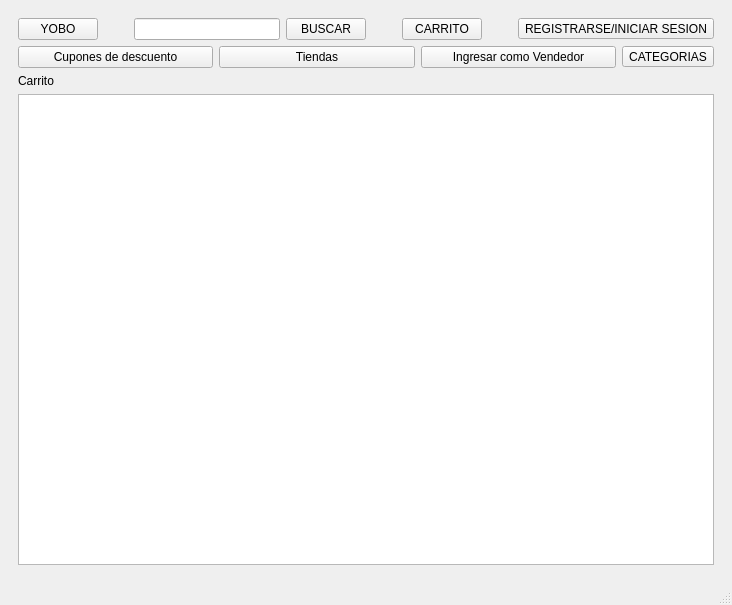
<?xml version="1.0" encoding="UTF-8"?>
<ui version="4.0">
 <class>MainWindow</class>
 <widget class="QMainWindow" name="MainWindow">
  <property name="geometry">
   <rect>
    <x>0</x>
    <y>0</y>
    <width>732</width>
    <height>605</height>
   </rect>
  </property>
  <property name="windowTitle">
   <string>MainWindow</string>
  </property>
  <widget class="QWidget" name="centralwidget">
   <layout class="QVBoxLayout" name="verticalLayout_9">
    <item>
     <widget class="QStackedWidget" name="stackedWidget">
      <property name="currentIndex">
       <number>1</number>
      </property>
      <widget class="QWidget" name="pagePRINCIPAL">
       <layout class="QVBoxLayout" name="verticalLayout_8">
        <item>
         <layout class="QHBoxLayout" name="horizontalLayout">
          <item>
           <widget class="QPushButton" name="pushButtonYOBO">
            <property name="text">
             <string>YOBO</string>
            </property>
           </widget>
          </item>
          <item>
           <spacer name="horizontalSpacer_24">
            <property name="orientation">
             <enum>Qt::Horizontal</enum>
            </property>
            <property name="sizeType">
             <enum>QSizePolicy::Minimum</enum>
            </property>
            <property name="sizeHint" stdset="0">
             <size>
              <width>30</width>
              <height>20</height>
             </size>
            </property>
           </spacer>
          </item>
          <item>
           <widget class="QLineEdit" name="lineEditBUSCADOR"/>
          </item>
          <item>
           <widget class="QPushButton" name="pushButtonBUSCAR">
            <property name="text">
             <string>BUSCAR</string>
            </property>
           </widget>
          </item>
          <item>
           <spacer name="horizontalSpacer_23">
            <property name="orientation">
             <enum>Qt::Horizontal</enum>
            </property>
            <property name="sizeType">
             <enum>QSizePolicy::Minimum</enum>
            </property>
            <property name="sizeHint" stdset="0">
             <size>
              <width>30</width>
              <height>20</height>
             </size>
            </property>
           </spacer>
          </item>
          <item>
           <widget class="QPushButton" name="pushButtonCARRITO">
            <property name="text">
             <string>CARRITO</string>
            </property>
           </widget>
          </item>
          <item>
           <spacer name="horizontalSpacer_21">
            <property name="orientation">
             <enum>Qt::Horizontal</enum>
            </property>
            <property name="sizeType">
             <enum>QSizePolicy::Minimum</enum>
            </property>
            <property name="sizeHint" stdset="0">
             <size>
              <width>30</width>
              <height>13</height>
             </size>
            </property>
           </spacer>
          </item>
          <item>
           <widget class="QToolButton" name="toolButtonREGISTRAR">
            <property name="text">
             <string>REGISTRARSE/INICIAR SESION</string>
            </property>
           </widget>
          </item>
         </layout>
        </item>
        <item>
         <layout class="QHBoxLayout" name="horizontalLayout_10">
          <item>
           <widget class="QPushButton" name="pushButton_3">
            <property name="text">
             <string>Cupones de descuento</string>
            </property>
           </widget>
          </item>
          <item>
           <widget class="QPushButton" name="pushButton_2">
            <property name="text">
             <string>Tiendas</string>
            </property>
           </widget>
          </item>
          <item>
           <widget class="QPushButton" name="pushButton">
            <property name="text">
             <string>Ingresar como Vendedor</string>
            </property>
           </widget>
          </item>
          <item>
           <widget class="QToolButton" name="toolButtonCATEGORIAS">
            <property name="text">
             <string>CATEGORIAS</string>
            </property>
           </widget>
          </item>
         </layout>
        </item>
        <item>
         <layout class="QGridLayout" name="gridLayout"/>
        </item>
        <item>
         <widget class="QListView" name="listView"/>
        </item>
       </layout>
      </widget>
      <widget class="QWidget" name="pageCARRITO">
       <layout class="QVBoxLayout" name="verticalLayout_10">
        <item>
         <layout class="QHBoxLayout" name="horizontalLayout_7">
          <item>
           <widget class="QPushButton" name="pushButtonYOBO_2">
            <property name="text">
             <string>YOBO</string>
            </property>
           </widget>
          </item>
          <item>
           <spacer name="horizontalSpacer_25">
            <property name="orientation">
             <enum>Qt::Horizontal</enum>
            </property>
            <property name="sizeType">
             <enum>QSizePolicy::Minimum</enum>
            </property>
            <property name="sizeHint" stdset="0">
             <size>
              <width>30</width>
              <height>20</height>
             </size>
            </property>
           </spacer>
          </item>
          <item>
           <widget class="QLineEdit" name="lineEditBUSCADOR_2"/>
          </item>
          <item>
           <widget class="QPushButton" name="pushButtonBUSCAR_2">
            <property name="text">
             <string>BUSCAR</string>
            </property>
           </widget>
          </item>
          <item>
           <spacer name="horizontalSpacer_26">
            <property name="orientation">
             <enum>Qt::Horizontal</enum>
            </property>
            <property name="sizeType">
             <enum>QSizePolicy::Minimum</enum>
            </property>
            <property name="sizeHint" stdset="0">
             <size>
              <width>30</width>
              <height>20</height>
             </size>
            </property>
           </spacer>
          </item>
          <item>
           <widget class="QPushButton" name="pushButtonCARRITO_2">
            <property name="text">
             <string>CARRITO</string>
            </property>
           </widget>
          </item>
          <item>
           <spacer name="horizontalSpacer_22">
            <property name="orientation">
             <enum>Qt::Horizontal</enum>
            </property>
            <property name="sizeType">
             <enum>QSizePolicy::Minimum</enum>
            </property>
            <property name="sizeHint" stdset="0">
             <size>
              <width>30</width>
              <height>13</height>
             </size>
            </property>
           </spacer>
          </item>
          <item>
           <widget class="QToolButton" name="toolButtonREGISTRAR_Duplicado">
            <property name="text">
             <string>REGISTRARSE/INICIAR SESION</string>
            </property>
           </widget>
          </item>
         </layout>
        </item>
        <item>
         <layout class="QHBoxLayout" name="horizontalLayout_12">
          <item>
           <widget class="QPushButton" name="pushButton_4">
            <property name="text">
             <string>Cupones de descuento</string>
            </property>
           </widget>
          </item>
          <item>
           <widget class="QPushButton" name="pushButton_5">
            <property name="text">
             <string>Tiendas</string>
            </property>
           </widget>
          </item>
          <item>
           <widget class="QPushButton" name="pushButton_6">
            <property name="text">
             <string>Ingresar como Vendedor</string>
            </property>
           </widget>
          </item>
          <item>
           <widget class="QToolButton" name="toolButtonCATEGORIAS_Duplicado">
            <property name="text">
             <string>CATEGORIAS</string>
            </property>
           </widget>
          </item>
         </layout>
        </item>
        <item>
         <widget class="QLabel" name="labelCARRITO">
          <property name="text">
           <string>Carrito</string>
          </property>
         </widget>
        </item>
        <item>
         <widget class="QListView" name="listView_2"/>
        </item>
       </layout>
      </widget>
      <widget class="QWidget" name="pageLOGIN">
       <widget class="QPushButton" name="pushButtonYOBO_3">
        <property name="geometry">
         <rect>
          <x>280</x>
          <y>190</y>
          <width>161</width>
          <height>31</height>
         </rect>
        </property>
        <property name="text">
         <string>YOBO</string>
        </property>
       </widget>
       <widget class="QPushButton" name="pushButtonINICIARSESION">
        <property name="geometry">
         <rect>
          <x>270</x>
          <y>250</y>
          <width>181</width>
          <height>41</height>
         </rect>
        </property>
        <property name="text">
         <string>INICIAR SESIÓN</string>
        </property>
       </widget>
       <widget class="QPushButton" name="pushButtonCREARCUENTA">
        <property name="geometry">
         <rect>
          <x>270</x>
          <y>310</y>
          <width>181</width>
          <height>41</height>
         </rect>
        </property>
        <property name="text">
         <string>CREAR CUENTA</string>
        </property>
       </widget>
       <widget class="QLabel" name="labelLOGIN">
        <property name="geometry">
         <rect>
          <x>330</x>
          <y>140</y>
          <width>49</width>
          <height>16</height>
         </rect>
        </property>
        <property name="text">
         <string>Login</string>
        </property>
       </widget>
       <widget class="QWidget" name="layoutWidget_2">
        <property name="geometry">
         <rect>
          <x>20</x>
          <y>10</y>
          <width>654</width>
          <height>26</height>
         </rect>
        </property>
        <layout class="QHBoxLayout" name="horizontalLayout_11">
         <item>
          <widget class="QPushButton" name="pushButtonYOBO_6">
           <property name="text">
            <string>YOBO</string>
           </property>
          </widget>
         </item>
         <item>
          <spacer name="horizontalSpacer_27">
           <property name="orientation">
            <enum>Qt::Horizontal</enum>
           </property>
           <property name="sizeType">
            <enum>QSizePolicy::Minimum</enum>
           </property>
           <property name="sizeHint" stdset="0">
            <size>
             <width>30</width>
             <height>20</height>
            </size>
           </property>
          </spacer>
         </item>
         <item>
          <widget class="QLineEdit" name="lineEditBUSCADOR_3"/>
         </item>
         <item>
          <widget class="QPushButton" name="pushButtonBUSCAR_3">
           <property name="text">
            <string>BUSCAR</string>
           </property>
          </widget>
         </item>
         <item>
          <spacer name="horizontalSpacer_28">
           <property name="orientation">
            <enum>Qt::Horizontal</enum>
           </property>
           <property name="sizeType">
            <enum>QSizePolicy::Minimum</enum>
           </property>
           <property name="sizeHint" stdset="0">
            <size>
             <width>30</width>
             <height>20</height>
            </size>
           </property>
          </spacer>
         </item>
         <item>
          <widget class="QPushButton" name="pushButtonCARRITO_3">
           <property name="text">
            <string>CARRITO</string>
           </property>
          </widget>
         </item>
         <item>
          <spacer name="horizontalSpacer_29">
           <property name="orientation">
            <enum>Qt::Horizontal</enum>
           </property>
           <property name="sizeType">
            <enum>QSizePolicy::Minimum</enum>
           </property>
           <property name="sizeHint" stdset="0">
            <size>
             <width>30</width>
             <height>13</height>
            </size>
           </property>
          </spacer>
         </item>
         <item>
          <widget class="QToolButton" name="toolButtonREGISTRAR_3">
           <property name="text">
            <string>REGISTRARSE/INICIAR SESION</string>
           </property>
          </widget>
         </item>
        </layout>
       </widget>
      </widget>
      <widget class="QWidget" name="pageINICIAR_SESION">
       <widget class="QPushButton" name="pushButtonYOBO_5">
        <property name="geometry">
         <rect>
          <x>30</x>
          <y>10</y>
          <width>75</width>
          <height>24</height>
         </rect>
        </property>
        <property name="text">
         <string>YOBO</string>
        </property>
       </widget>
       <widget class="QLabel" name="labelINICIARSESION">
        <property name="geometry">
         <rect>
          <x>300</x>
          <y>10</y>
          <width>101</width>
          <height>51</height>
         </rect>
        </property>
        <property name="text">
         <string>Iniciar Sesion</string>
        </property>
       </widget>
       <widget class="QLabel" name="labelINGRESARCORREO">
        <property name="geometry">
         <rect>
          <x>100</x>
          <y>150</y>
          <width>161</width>
          <height>16</height>
         </rect>
        </property>
        <property name="text">
         <string>Ingresar Correo Electronico</string>
        </property>
       </widget>
       <widget class="QLabel" name="labelINGRESARCONTRA">
        <property name="geometry">
         <rect>
          <x>100</x>
          <y>200</y>
          <width>161</width>
          <height>16</height>
         </rect>
        </property>
        <property name="text">
         <string>Ingresar Contraseña</string>
        </property>
       </widget>
       <widget class="QLineEdit" name="lineEditRECIBIRCORREO">
        <property name="geometry">
         <rect>
          <x>300</x>
          <y>150</y>
          <width>131</width>
          <height>22</height>
         </rect>
        </property>
       </widget>
       <widget class="QLineEdit" name="lineEditRECIBIRCONTRA">
        <property name="geometry">
         <rect>
          <x>300</x>
          <y>190</y>
          <width>131</width>
          <height>22</height>
         </rect>
        </property>
       </widget>
       <widget class="QPushButton" name="pushButtonINICIARSESION_LOG">
        <property name="geometry">
         <rect>
          <x>290</x>
          <y>320</y>
          <width>151</width>
          <height>24</height>
         </rect>
        </property>
        <property name="text">
         <string>INICIAR SESION</string>
        </property>
       </widget>
      </widget>
      <widget class="QWidget" name="pageCREAR_CUENTA">
       <layout class="QGridLayout" name="gridLayout_2">
        <item row="0" column="0">
         <layout class="QGridLayout" name="gridLayout_3">
          <item row="0" column="0">
           <widget class="QPushButton" name="pushButtonYOBO_4">
            <property name="text">
             <string>YOBO</string>
            </property>
           </widget>
          </item>
          <item row="0" column="1">
           <spacer name="horizontalSpacer">
            <property name="orientation">
             <enum>Qt::Horizontal</enum>
            </property>
            <property name="sizeHint" stdset="0">
             <size>
              <width>638</width>
              <height>20</height>
             </size>
            </property>
           </spacer>
          </item>
         </layout>
        </item>
        <item row="2" column="0">
         <layout class="QVBoxLayout" name="verticalLayout_6">
          <item>
           <spacer name="verticalSpacer_7">
            <property name="orientation">
             <enum>Qt::Vertical</enum>
            </property>
            <property name="sizeType">
             <enum>QSizePolicy::Minimum</enum>
            </property>
            <property name="sizeHint" stdset="0">
             <size>
              <width>10</width>
              <height>10</height>
             </size>
            </property>
           </spacer>
          </item>
          <item>
           <layout class="QVBoxLayout" name="verticalLayout_7">
            <item>
             <layout class="QHBoxLayout" name="horizontalLayout_8">
              <item>
               <spacer name="horizontalSpacer_7">
                <property name="orientation">
                 <enum>Qt::Horizontal</enum>
                </property>
                <property name="sizeHint" stdset="0">
                 <size>
                  <width>40</width>
                  <height>20</height>
                 </size>
                </property>
               </spacer>
              </item>
              <item>
               <widget class="QLabel" name="labelCREARCUENTA">
                <property name="text">
                 <string>CREAR CUENTA</string>
                </property>
               </widget>
              </item>
              <item>
               <spacer name="horizontalSpacer_8">
                <property name="orientation">
                 <enum>Qt::Horizontal</enum>
                </property>
                <property name="sizeHint" stdset="0">
                 <size>
                  <width>348</width>
                  <height>20</height>
                 </size>
                </property>
               </spacer>
              </item>
             </layout>
            </item>
            <item>
             <spacer name="verticalSpacer_8">
              <property name="orientation">
               <enum>Qt::Vertical</enum>
              </property>
              <property name="sizeType">
               <enum>QSizePolicy::Minimum</enum>
              </property>
              <property name="sizeHint" stdset="0">
               <size>
                <width>10</width>
                <height>10</height>
               </size>
              </property>
             </spacer>
            </item>
           </layout>
          </item>
          <item>
           <layout class="QHBoxLayout" name="horizontalLayout_2">
            <item>
             <spacer name="horizontalSpacer_17">
              <property name="orientation">
               <enum>Qt::Horizontal</enum>
              </property>
              <property name="sizeHint" stdset="0">
               <size>
                <width>250</width>
                <height>20</height>
               </size>
              </property>
             </spacer>
            </item>
            <item>
             <widget class="QLabel" name="labelINGRESARNOMBRE_USER">
              <property name="text">
               <string>Ingresar el Nombre del usuario</string>
              </property>
             </widget>
            </item>
            <item>
             <spacer name="horizontalSpacer_2">
              <property name="orientation">
               <enum>Qt::Horizontal</enum>
              </property>
              <property name="sizeHint" stdset="0">
               <size>
                <width>40</width>
                <height>20</height>
               </size>
              </property>
             </spacer>
            </item>
            <item>
             <widget class="QLineEdit" name="lineEditRECIBIRNOMBRE_USER"/>
            </item>
            <item>
             <spacer name="horizontalSpacer_16">
              <property name="orientation">
               <enum>Qt::Horizontal</enum>
              </property>
              <property name="sizeHint" stdset="0">
               <size>
                <width>248</width>
                <height>20</height>
               </size>
              </property>
             </spacer>
            </item>
           </layout>
          </item>
         </layout>
        </item>
        <item row="3" column="0">
         <layout class="QVBoxLayout" name="verticalLayout_5">
          <item>
           <spacer name="verticalSpacer_6">
            <property name="orientation">
             <enum>Qt::Vertical</enum>
            </property>
            <property name="sizeType">
             <enum>QSizePolicy::Minimum</enum>
            </property>
            <property name="sizeHint" stdset="0">
             <size>
              <width>10</width>
              <height>10</height>
             </size>
            </property>
           </spacer>
          </item>
          <item>
           <layout class="QHBoxLayout" name="horizontalLayout_3">
            <item>
             <spacer name="horizontalSpacer_18">
              <property name="orientation">
               <enum>Qt::Horizontal</enum>
              </property>
              <property name="sizeHint" stdset="0">
               <size>
                <width>250</width>
                <height>20</height>
               </size>
              </property>
             </spacer>
            </item>
            <item>
             <widget class="QLabel" name="labelINGRESARCELULAR_USER">
              <property name="text">
               <string>Ingresar el Celular del usuario</string>
              </property>
             </widget>
            </item>
            <item>
             <spacer name="horizontalSpacer_3">
              <property name="orientation">
               <enum>Qt::Horizontal</enum>
              </property>
              <property name="sizeHint" stdset="0">
               <size>
                <width>40</width>
                <height>20</height>
               </size>
              </property>
             </spacer>
            </item>
            <item>
             <widget class="QLineEdit" name="lineEditRECIBIRCELULAR_USER"/>
            </item>
            <item>
             <spacer name="horizontalSpacer_15">
              <property name="orientation">
               <enum>Qt::Horizontal</enum>
              </property>
              <property name="sizeHint" stdset="0">
               <size>
                <width>248</width>
                <height>20</height>
               </size>
              </property>
             </spacer>
            </item>
           </layout>
          </item>
         </layout>
        </item>
        <item row="4" column="0">
         <layout class="QVBoxLayout" name="verticalLayout_4">
          <item>
           <spacer name="verticalSpacer_5">
            <property name="orientation">
             <enum>Qt::Vertical</enum>
            </property>
            <property name="sizeType">
             <enum>QSizePolicy::Minimum</enum>
            </property>
            <property name="sizeHint" stdset="0">
             <size>
              <width>10</width>
              <height>10</height>
             </size>
            </property>
           </spacer>
          </item>
          <item>
           <layout class="QHBoxLayout" name="horizontalLayout_4">
            <item>
             <spacer name="horizontalSpacer_19">
              <property name="orientation">
               <enum>Qt::Horizontal</enum>
              </property>
              <property name="sizeHint" stdset="0">
               <size>
                <width>250</width>
                <height>20</height>
               </size>
              </property>
             </spacer>
            </item>
            <item>
             <widget class="QLabel" name="labelINGRESARDNI_USER">
              <property name="text">
               <string>Ingresar el DNI del usuario</string>
              </property>
             </widget>
            </item>
            <item>
             <spacer name="horizontalSpacer_4">
              <property name="orientation">
               <enum>Qt::Horizontal</enum>
              </property>
              <property name="sizeHint" stdset="0">
               <size>
                <width>40</width>
                <height>20</height>
               </size>
              </property>
             </spacer>
            </item>
            <item>
             <widget class="QLineEdit" name="lineEditRECIBIRDNI_USER"/>
            </item>
            <item>
             <spacer name="horizontalSpacer_14">
              <property name="orientation">
               <enum>Qt::Horizontal</enum>
              </property>
              <property name="sizeHint" stdset="0">
               <size>
                <width>248</width>
                <height>20</height>
               </size>
              </property>
             </spacer>
            </item>
           </layout>
          </item>
         </layout>
        </item>
        <item row="5" column="0">
         <layout class="QVBoxLayout" name="verticalLayout_3">
          <item>
           <spacer name="verticalSpacer_4">
            <property name="orientation">
             <enum>Qt::Vertical</enum>
            </property>
            <property name="sizeType">
             <enum>QSizePolicy::Minimum</enum>
            </property>
            <property name="sizeHint" stdset="0">
             <size>
              <width>10</width>
              <height>10</height>
             </size>
            </property>
           </spacer>
          </item>
          <item>
           <layout class="QHBoxLayout" name="horizontalLayout_5">
            <item>
             <spacer name="horizontalSpacer_20">
              <property name="orientation">
               <enum>Qt::Horizontal</enum>
              </property>
              <property name="sizeHint" stdset="0">
               <size>
                <width>250</width>
                <height>20</height>
               </size>
              </property>
             </spacer>
            </item>
            <item>
             <widget class="QLabel" name="labelINGRESARCORREO_CREAR_USER">
              <property name="text">
               <string>Ingresar Correo Electronico</string>
              </property>
             </widget>
            </item>
            <item>
             <spacer name="horizontalSpacer_5">
              <property name="orientation">
               <enum>Qt::Horizontal</enum>
              </property>
              <property name="sizeHint" stdset="0">
               <size>
                <width>40</width>
                <height>20</height>
               </size>
              </property>
             </spacer>
            </item>
            <item>
             <widget class="QLineEdit" name="lineEditRECIBIRCORREO_USER"/>
            </item>
            <item>
             <spacer name="horizontalSpacer_13">
              <property name="orientation">
               <enum>Qt::Horizontal</enum>
              </property>
              <property name="sizeHint" stdset="0">
               <size>
                <width>248</width>
                <height>20</height>
               </size>
              </property>
             </spacer>
            </item>
           </layout>
          </item>
         </layout>
        </item>
        <item row="6" column="0">
         <layout class="QVBoxLayout" name="verticalLayout_2">
          <item>
           <spacer name="verticalSpacer_3">
            <property name="orientation">
             <enum>Qt::Vertical</enum>
            </property>
            <property name="sizeType">
             <enum>QSizePolicy::Minimum</enum>
            </property>
            <property name="sizeHint" stdset="0">
             <size>
              <width>10</width>
              <height>10</height>
             </size>
            </property>
           </spacer>
          </item>
          <item>
           <layout class="QHBoxLayout" name="horizontalLayout_6">
            <item>
             <spacer name="horizontalSpacer_12">
              <property name="orientation">
               <enum>Qt::Horizontal</enum>
              </property>
              <property name="sizeHint" stdset="0">
               <size>
                <width>250</width>
                <height>20</height>
               </size>
              </property>
             </spacer>
            </item>
            <item>
             <widget class="QLabel" name="labelINGRESARCONTRA_CREAR_USER">
              <property name="text">
               <string>Ingresar Contraseña</string>
              </property>
             </widget>
            </item>
            <item>
             <spacer name="horizontalSpacer_6">
              <property name="orientation">
               <enum>Qt::Horizontal</enum>
              </property>
              <property name="sizeHint" stdset="0">
               <size>
                <width>40</width>
                <height>20</height>
               </size>
              </property>
             </spacer>
            </item>
            <item>
             <widget class="QLineEdit" name="lineEditRECIBIRCONTRA_USER"/>
            </item>
            <item>
             <spacer name="horizontalSpacer_11">
              <property name="orientation">
               <enum>Qt::Horizontal</enum>
              </property>
              <property name="sizeHint" stdset="0">
               <size>
                <width>248</width>
                <height>20</height>
               </size>
              </property>
             </spacer>
            </item>
           </layout>
          </item>
         </layout>
        </item>
        <item row="7" column="0">
         <layout class="QVBoxLayout" name="verticalLayout">
          <item>
           <spacer name="verticalSpacer_2">
            <property name="orientation">
             <enum>Qt::Vertical</enum>
            </property>
            <property name="sizeType">
             <enum>QSizePolicy::Minimum</enum>
            </property>
            <property name="sizeHint" stdset="0">
             <size>
              <width>10</width>
              <height>10</height>
             </size>
            </property>
           </spacer>
          </item>
          <item>
           <layout class="QHBoxLayout" name="horizontalLayout_9">
            <item>
             <spacer name="horizontalSpacer_9">
              <property name="orientation">
               <enum>Qt::Horizontal</enum>
              </property>
              <property name="sizeHint" stdset="0">
               <size>
                <width>248</width>
                <height>20</height>
               </size>
              </property>
             </spacer>
            </item>
            <item>
             <widget class="QPushButton" name="pushButtonCREARCUENTA_LOG">
              <property name="text">
               <string>CREAR CUENTA</string>
              </property>
             </widget>
            </item>
            <item>
             <spacer name="horizontalSpacer_10">
              <property name="orientation">
               <enum>Qt::Horizontal</enum>
              </property>
              <property name="sizeHint" stdset="0">
               <size>
                <width>298</width>
                <height>20</height>
               </size>
              </property>
             </spacer>
            </item>
           </layout>
          </item>
          <item>
           <spacer name="verticalSpacer">
            <property name="orientation">
             <enum>Qt::Vertical</enum>
            </property>
            <property name="sizeType">
             <enum>QSizePolicy::Minimum</enum>
            </property>
            <property name="sizeHint" stdset="0">
             <size>
              <width>10</width>
              <height>10</height>
             </size>
            </property>
           </spacer>
          </item>
         </layout>
        </item>
       </layout>
      </widget>
     </widget>
    </item>
   </layout>
  </widget>
  <widget class="QMenuBar" name="menubar">
   <property name="geometry">
    <rect>
     <x>0</x>
     <y>0</y>
     <width>732</width>
     <height>21</height>
    </rect>
   </property>
  </widget>
  <widget class="QStatusBar" name="statusbar"/>
 </widget>
 <resources/>
 <connections/>
</ui>
